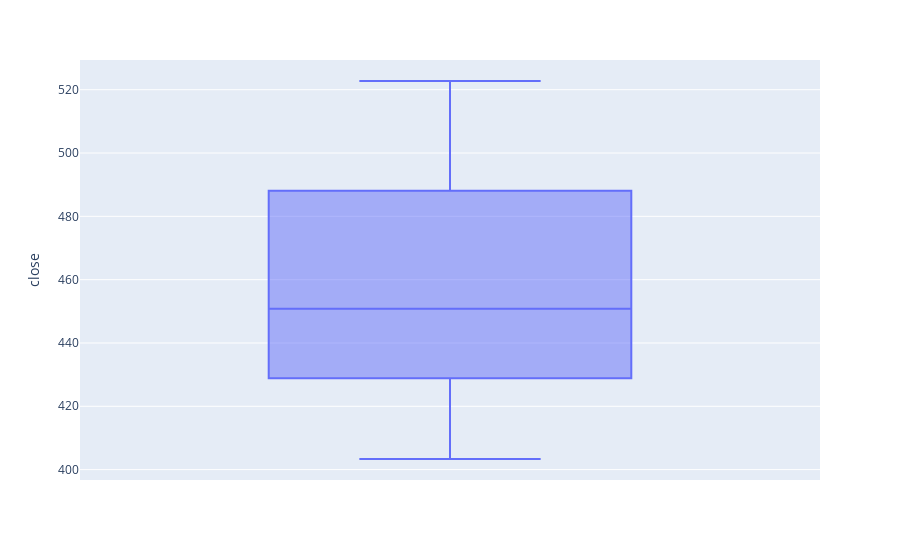

Source (notebook cell):
### Code cell
px.box(df, y='close')

### Figure 1 — Plotly figure (JSON) as saved in the notebook; plotly's stock layout.template omitted (floating-point values rounded to 4 significant figures; data arrays with more than 128 entries replaced by an {"elided": "..."} marker saying what was removed)
{"data": [{"alignmentgroup": "True", "hovertemplate": "close=%{y}<extra></extra>", "legendgroup": "", "marker": {"color": "#636efa"}, "name": "", "notched": false, "offsetgroup": "", "orientation": "v", "showlegend": false, "type": "box", "x0": " ", "xaxis": "x", "y": {"elided": "252 float values"}, "y0": " ", "yaxis": "y"}], "layout": {"boxmode": "group", "legend": {"tracegroupgap": 0}, "margin": {"t": 60}, "xaxis": {"anchor": "y", "domain": [0, 1]}, "yaxis": {"anchor": "x", "domain": [0, 1], "title": {"text": "close"}}}}
